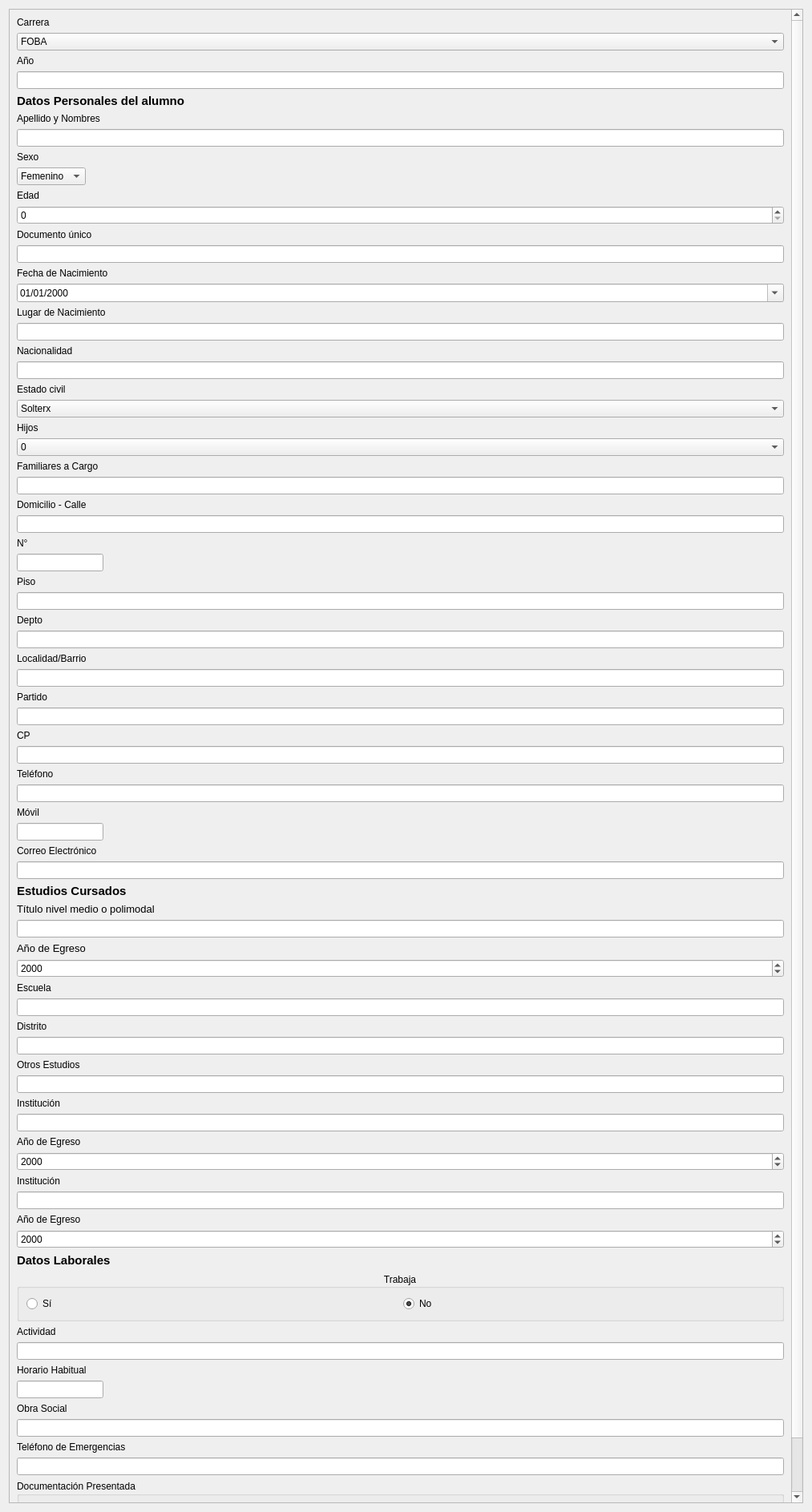
<?xml version="1.0" encoding="UTF-8"?>
<ui version="4.0">
 <class>Form</class>
 <widget class="QWidget" name="Form">
  <property name="geometry">
   <rect>
    <x>0</x>
    <y>0</y>
    <width>1013</width>
    <height>1887</height>
   </rect>
  </property>
  <property name="windowTitle">
   <string>Form</string>
  </property>
  <layout class="QGridLayout" name="gridLayout">
   <item row="0" column="0">
    <widget class="QScrollArea" name="scrollArea">
     <property name="widgetResizable">
      <bool>true</bool>
     </property>
     <widget class="QWidget" name="scrollAreaWidgetContents">
      <property name="geometry">
       <rect>
        <x>0</x>
        <y>0</y>
        <width>979</width>
        <height>1933</height>
       </rect>
      </property>
      <layout class="QGridLayout" name="gridLayout_2">
       <item row="1" column="0">
        <widget class="QComboBox" name="cBCarrera">
         <property name="sizePolicy">
          <sizepolicy hsizetype="Expanding" vsizetype="Fixed">
           <horstretch>0</horstretch>
           <verstretch>0</verstretch>
          </sizepolicy>
         </property>
         <item>
          <property name="text">
           <string>FOBA</string>
          </property>
         </item>
         <item>
          <property name="text">
           <string>Tecnicatura</string>
          </property>
         </item>
         <item>
          <property name="text">
           <string>Profesorado de Artes Plásticas</string>
          </property>
         </item>
         <item>
          <property name="text">
           <string>Cursos Extraprogramáticos</string>
          </property>
         </item>
        </widget>
       </item>
       <item row="2" column="0">
        <widget class="QLabel" name="label_2">
         <property name="text">
          <string>Año</string>
         </property>
         <property name="buddy">
          <cstring>lnCiclo</cstring>
         </property>
        </widget>
       </item>
       <item row="3" column="0">
        <widget class="QLineEdit" name="lnCiclo">
         <property name="sizePolicy">
          <sizepolicy hsizetype="Preferred" vsizetype="Fixed">
           <horstretch>0</horstretch>
           <verstretch>0</verstretch>
          </sizepolicy>
         </property>
         <property name="toolTip">
          <string>Año del Ciclo Lectivo</string>
         </property>
         <property name="inputMethodHints">
          <set>Qt::ImhExclusiveInputMask</set>
         </property>
         <property name="inputMask">
          <string>9999</string>
         </property>
         <property name="cursorPosition">
          <number>0</number>
         </property>
         <property name="cursorMoveStyle">
          <enum>Qt::VisualMoveStyle</enum>
         </property>
        </widget>
       </item>
       <item row="4" column="0">
        <widget class="QLabel" name="label_3">
         <property name="text">
          <string>&lt;html&gt;&lt;head/&gt;&lt;body&gt;&lt;p&gt;&lt;span style=&quot; font-size:11pt; font-weight:600;&quot;&gt;Datos Personales del alumno&lt;/span&gt;&lt;/p&gt;&lt;/body&gt;&lt;/html&gt;</string>
         </property>
        </widget>
       </item>
       <item row="6" column="0">
        <widget class="QLineEdit" name="lnNombre"/>
       </item>
       <item row="5" column="0">
        <widget class="QLabel" name="label_4">
         <property name="text">
          <string>Apellido y Nombres</string>
         </property>
         <property name="buddy">
          <cstring>lnNombre</cstring>
         </property>
        </widget>
       </item>
       <item row="7" column="0">
        <widget class="QLabel" name="label_5">
         <property name="text">
          <string>Sexo</string>
         </property>
         <property name="buddy">
          <cstring>cBSexo</cstring>
         </property>
        </widget>
       </item>
       <item row="8" column="0">
        <widget class="QComboBox" name="cBSexo">
         <property name="sizePolicy">
          <sizepolicy hsizetype="Maximum" vsizetype="Fixed">
           <horstretch>0</horstretch>
           <verstretch>0</verstretch>
          </sizepolicy>
         </property>
         <item>
          <property name="text">
           <string>Femenino</string>
          </property>
         </item>
         <item>
          <property name="text">
           <string>Masculino</string>
          </property>
         </item>
        </widget>
       </item>
       <item row="9" column="0">
        <widget class="QLabel" name="label_6">
         <property name="text">
          <string>Edad</string>
         </property>
         <property name="buddy">
          <cstring>sBEdad</cstring>
         </property>
        </widget>
       </item>
       <item row="10" column="0">
        <widget class="QSpinBox" name="sBEdad"/>
       </item>
       <item row="11" column="0">
        <widget class="QLabel" name="label_7">
         <property name="text">
          <string>Documento único</string>
         </property>
         <property name="buddy">
          <cstring>lnDni</cstring>
         </property>
        </widget>
       </item>
       <item row="12" column="0">
        <widget class="QLineEdit" name="lnDni"/>
       </item>
       <item row="13" column="0">
        <widget class="QLabel" name="label_8">
         <property name="text">
          <string>Fecha de Nacimiento</string>
         </property>
         <property name="buddy">
          <cstring>dENac</cstring>
         </property>
        </widget>
       </item>
       <item row="14" column="0">
        <widget class="QDateEdit" name="dENac">
         <property name="inputMethodHints">
          <set>Qt::ImhPreferNumbers</set>
         </property>
         <property name="wrapping">
          <bool>true</bool>
         </property>
         <property name="accelerated">
          <bool>true</bool>
         </property>
         <property name="displayFormat">
          <string>dd/MM/yyyy</string>
         </property>
         <property name="calendarPopup">
          <bool>true</bool>
         </property>
        </widget>
       </item>
       <item row="16" column="0">
        <widget class="QLineEdit" name="lnLugar"/>
       </item>
       <item row="15" column="0">
        <widget class="QLabel" name="label_9">
         <property name="text">
          <string>Lugar de Nacimiento</string>
         </property>
         <property name="buddy">
          <cstring>lnLugar</cstring>
         </property>
        </widget>
       </item>
       <item row="18" column="0">
        <widget class="QLineEdit" name="lnNac">
         <property name="inputMethodHints">
          <set>Qt::ImhNone</set>
         </property>
        </widget>
       </item>
       <item row="17" column="0">
        <widget class="QLabel" name="label_38">
         <property name="text">
          <string>Nacionalidad</string>
         </property>
         <property name="buddy">
          <cstring>lnNac</cstring>
         </property>
        </widget>
       </item>
       <item row="19" column="0">
        <widget class="QLabel" name="label_10">
         <property name="text">
          <string>Estado civil</string>
         </property>
         <property name="buddy">
          <cstring>cBCivil</cstring>
         </property>
        </widget>
       </item>
       <item row="20" column="0">
        <widget class="QComboBox" name="cBCivil">
         <item>
          <property name="text">
           <string>Solterx</string>
          </property>
         </item>
         <item>
          <property name="text">
           <string>Casadx</string>
          </property>
         </item>
         <item>
          <property name="text">
           <string>Divorciadx</string>
          </property>
         </item>
         <item>
          <property name="text">
           <string>En Convivencia</string>
          </property>
         </item>
        </widget>
       </item>
       <item row="21" column="0">
        <widget class="QLabel" name="label_11">
         <property name="text">
          <string>Hijos</string>
         </property>
         <property name="buddy">
          <cstring>cBHijos</cstring>
         </property>
        </widget>
       </item>
       <item row="24" column="0">
        <widget class="QLineEdit" name="lnFamiliar"/>
       </item>
       <item row="22" column="0">
        <widget class="QComboBox" name="cBHijos">
         <item>
          <property name="text">
           <string>0</string>
          </property>
         </item>
         <item>
          <property name="text">
           <string>1</string>
          </property>
         </item>
         <item>
          <property name="text">
           <string>2</string>
          </property>
         </item>
         <item>
          <property name="text">
           <string>3</string>
          </property>
         </item>
         <item>
          <property name="text">
           <string>4</string>
          </property>
         </item>
         <item>
          <property name="text">
           <string>5</string>
          </property>
         </item>
         <item>
          <property name="text">
           <string>6</string>
          </property>
         </item>
         <item>
          <property name="text">
           <string>7</string>
          </property>
         </item>
         <item>
          <property name="text">
           <string>8</string>
          </property>
         </item>
         <item>
          <property name="text">
           <string>9</string>
          </property>
         </item>
         <item>
          <property name="text">
           <string>10</string>
          </property>
         </item>
        </widget>
       </item>
       <item row="23" column="0">
        <widget class="QLabel" name="label_12">
         <property name="text">
          <string>Familiares a Cargo</string>
         </property>
         <property name="buddy">
          <cstring>lnFamiliar</cstring>
         </property>
        </widget>
       </item>
       <item row="26" column="0">
        <widget class="QLineEdit" name="lnCalle"/>
       </item>
       <item row="25" column="0">
        <widget class="QLabel" name="label_13">
         <property name="text">
          <string>Domicilio - Calle</string>
         </property>
         <property name="buddy">
          <cstring>lnCalle</cstring>
         </property>
        </widget>
       </item>
       <item row="28" column="0">
        <widget class="QLineEdit" name="lnNum">
         <property name="sizePolicy">
          <sizepolicy hsizetype="Fixed" vsizetype="Fixed">
           <horstretch>0</horstretch>
           <verstretch>0</verstretch>
          </sizepolicy>
         </property>
        </widget>
       </item>
       <item row="27" column="0">
        <widget class="QLabel" name="label_14">
         <property name="text">
          <string>N°</string>
         </property>
         <property name="buddy">
          <cstring>lnNum</cstring>
         </property>
        </widget>
       </item>
       <item row="61" column="0">
        <widget class="QLineEdit" name="lnInsti2"/>
       </item>
       <item row="30" column="0">
        <widget class="QLineEdit" name="lnPiso">
         <property name="sizePolicy">
          <sizepolicy hsizetype="Minimum" vsizetype="Fixed">
           <horstretch>0</horstretch>
           <verstretch>0</verstretch>
          </sizepolicy>
         </property>
        </widget>
       </item>
       <item row="29" column="0">
        <widget class="QLabel" name="label_15">
         <property name="text">
          <string>Piso</string>
         </property>
         <property name="buddy">
          <cstring>lnPiso</cstring>
         </property>
        </widget>
       </item>
       <item row="32" column="0">
        <widget class="QLineEdit" name="lnDepto">
         <property name="sizePolicy">
          <sizepolicy hsizetype="Minimum" vsizetype="Fixed">
           <horstretch>0</horstretch>
           <verstretch>0</verstretch>
          </sizepolicy>
         </property>
        </widget>
       </item>
       <item row="31" column="0">
        <widget class="QLabel" name="label_16">
         <property name="text">
          <string>Depto</string>
         </property>
         <property name="buddy">
          <cstring>lnDepto</cstring>
         </property>
        </widget>
       </item>
       <item row="34" column="0">
        <widget class="QLineEdit" name="lnLocal"/>
       </item>
       <item row="33" column="0">
        <widget class="QLabel" name="label_17">
         <property name="text">
          <string>Localidad/Barrio</string>
         </property>
         <property name="buddy">
          <cstring>lnLocal</cstring>
         </property>
        </widget>
       </item>
       <item row="36" column="0">
        <widget class="QLineEdit" name="lnPartido"/>
       </item>
       <item row="35" column="0">
        <widget class="QLabel" name="label_18">
         <property name="text">
          <string>Partido</string>
         </property>
         <property name="buddy">
          <cstring>lnPartido</cstring>
         </property>
        </widget>
       </item>
       <item row="38" column="0">
        <widget class="QLineEdit" name="lnCP">
         <property name="sizePolicy">
          <sizepolicy hsizetype="Preferred" vsizetype="Fixed">
           <horstretch>0</horstretch>
           <verstretch>0</verstretch>
          </sizepolicy>
         </property>
        </widget>
       </item>
       <item row="37" column="0">
        <widget class="QLabel" name="label_19">
         <property name="text">
          <string>CP</string>
         </property>
         <property name="buddy">
          <cstring>lnCP</cstring>
         </property>
        </widget>
       </item>
       <item row="40" column="0">
        <widget class="QLineEdit" name="lnTel">
         <property name="sizePolicy">
          <sizepolicy hsizetype="Preferred" vsizetype="Fixed">
           <horstretch>0</horstretch>
           <verstretch>0</verstretch>
          </sizepolicy>
         </property>
        </widget>
       </item>
       <item row="39" column="0">
        <widget class="QLabel" name="label_20">
         <property name="text">
          <string>Teléfono</string>
         </property>
         <property name="buddy">
          <cstring>lnTel</cstring>
         </property>
        </widget>
       </item>
       <item row="42" column="0">
        <widget class="QLineEdit" name="lnMov">
         <property name="sizePolicy">
          <sizepolicy hsizetype="Maximum" vsizetype="Fixed">
           <horstretch>0</horstretch>
           <verstretch>0</verstretch>
          </sizepolicy>
         </property>
        </widget>
       </item>
       <item row="41" column="0">
        <widget class="QLabel" name="label_21">
         <property name="text">
          <string>Móvil</string>
         </property>
         <property name="buddy">
          <cstring>lnMov</cstring>
         </property>
        </widget>
       </item>
       <item row="44" column="0">
        <widget class="QLineEdit" name="lnMail">
         <property name="sizePolicy">
          <sizepolicy hsizetype="Expanding" vsizetype="Fixed">
           <horstretch>100</horstretch>
           <verstretch>0</verstretch>
          </sizepolicy>
         </property>
        </widget>
       </item>
       <item row="43" column="0">
        <widget class="QLabel" name="label_22">
         <property name="text">
          <string>Correo Electrónico</string>
         </property>
         <property name="buddy">
          <cstring>lnMail</cstring>
         </property>
        </widget>
       </item>
       <item row="47" column="0">
        <widget class="QLineEdit" name="lntitulo"/>
       </item>
       <item row="45" column="0">
        <widget class="QLabel" name="label_33">
         <property name="text">
          <string>&lt;html&gt;&lt;head/&gt;&lt;body&gt;&lt;p&gt;&lt;span style=&quot; font-size:11pt; font-weight:600;&quot;&gt;Estudios Cursados&lt;/span&gt;&lt;/p&gt;&lt;/body&gt;&lt;/html&gt;</string>
         </property>
        </widget>
       </item>
       <item row="46" column="0">
        <widget class="QLabel" name="label_24">
         <property name="text">
          <string>&lt;html&gt;&lt;head/&gt;&lt;body&gt;&lt;p&gt;&lt;span style=&quot; font-size:10pt;&quot;&gt;Título nivel medio o polimodal&lt;/span&gt;&lt;/p&gt;&lt;/body&gt;&lt;/html&gt;</string>
         </property>
         <property name="buddy">
          <cstring>lntitulo</cstring>
         </property>
        </widget>
       </item>
       <item row="49" column="0">
        <widget class="QDateEdit" name="dEEgr">
         <property name="currentSection">
          <enum>QDateTimeEdit::YearSection</enum>
         </property>
         <property name="displayFormat">
          <string>yyyy</string>
         </property>
         <property name="calendarPopup">
          <bool>false</bool>
         </property>
        </widget>
       </item>
       <item row="48" column="0">
        <widget class="QLabel" name="label_26">
         <property name="text">
          <string>&lt;html&gt;&lt;head/&gt;&lt;body&gt;&lt;p&gt;&lt;span style=&quot; font-size:10pt;&quot;&gt;Año de Egreso&lt;/span&gt;&lt;/p&gt;&lt;/body&gt;&lt;/html&gt;</string>
         </property>
        </widget>
       </item>
       <item row="0" column="0">
        <widget class="QLabel" name="label">
         <property name="text">
          <string>Carrera</string>
         </property>
         <property name="buddy">
          <cstring>cBCarrera</cstring>
         </property>
        </widget>
       </item>
       <item row="51" column="0">
        <widget class="QLineEdit" name="lnEscuela">
         <property name="sizePolicy">
          <sizepolicy hsizetype="Expanding" vsizetype="Fixed">
           <horstretch>0</horstretch>
           <verstretch>0</verstretch>
          </sizepolicy>
         </property>
        </widget>
       </item>
       <item row="50" column="0">
        <widget class="QLabel" name="label_27">
         <property name="text">
          <string>Escuela</string>
         </property>
         <property name="buddy">
          <cstring>lnEscuela</cstring>
         </property>
        </widget>
       </item>
       <item row="53" column="0">
        <widget class="QLineEdit" name="lnDistrito">
         <property name="sizePolicy">
          <sizepolicy hsizetype="Expanding" vsizetype="Fixed">
           <horstretch>0</horstretch>
           <verstretch>0</verstretch>
          </sizepolicy>
         </property>
        </widget>
       </item>
       <item row="52" column="0">
        <widget class="QLabel" name="label_25">
         <property name="text">
          <string>Distrito</string>
         </property>
         <property name="buddy">
          <cstring>lnDistrito</cstring>
         </property>
        </widget>
       </item>
       <item row="55" column="0">
        <widget class="QLineEdit" name="lnOtros"/>
       </item>
       <item row="54" column="0">
        <widget class="QLabel" name="label_28">
         <property name="text">
          <string>Otros Estudios</string>
         </property>
         <property name="buddy">
          <cstring>lnOtros</cstring>
         </property>
        </widget>
       </item>
       <item row="57" column="0">
        <widget class="QLineEdit" name="lnInsti1"/>
       </item>
       <item row="56" column="0">
        <widget class="QLabel" name="label_29">
         <property name="text">
          <string>Institución</string>
         </property>
         <property name="buddy">
          <cstring>lnInsti1</cstring>
         </property>
        </widget>
       </item>
       <item row="58" column="0">
        <widget class="QLabel" name="label_31">
         <property name="text">
          <string>Año de Egreso</string>
         </property>
         <property name="buddy">
          <cstring>dEEgr_2</cstring>
         </property>
        </widget>
       </item>
       <item row="59" column="0">
        <widget class="QDateEdit" name="dEEgr_2">
         <property name="currentSection">
          <enum>QDateTimeEdit::YearSection</enum>
         </property>
         <property name="displayFormat">
          <string>yyyy</string>
         </property>
         <property name="calendarPopup">
          <bool>false</bool>
         </property>
        </widget>
       </item>
       <item row="60" column="0">
        <widget class="QLabel" name="label_30">
         <property name="text">
          <string>Institución</string>
         </property>
         <property name="buddy">
          <cstring>lnInsti2</cstring>
         </property>
        </widget>
       </item>
       <item row="63" column="0">
        <widget class="QDateEdit" name="dEEgr_3">
         <property name="currentSection">
          <enum>QDateTimeEdit::YearSection</enum>
         </property>
         <property name="displayFormat">
          <string>yyyy</string>
         </property>
         <property name="calendarPopup">
          <bool>false</bool>
         </property>
        </widget>
       </item>
       <item row="62" column="0">
        <widget class="QLabel" name="label_32">
         <property name="text">
          <string>Año de Egreso</string>
         </property>
         <property name="buddy">
          <cstring>dEEgr_3</cstring>
         </property>
        </widget>
       </item>
       <item row="66" column="0">
        <widget class="QLabel" name="label_23">
         <property name="enabled">
          <bool>true</bool>
         </property>
         <property name="text">
          <string>Actividad</string>
         </property>
         <property name="buddy">
          <cstring>lnAct</cstring>
         </property>
        </widget>
       </item>
       <item row="68" column="0">
        <widget class="QLineEdit" name="lnAct">
         <property name="enabled">
          <bool>true</bool>
         </property>
        </widget>
       </item>
       <item row="64" column="0">
        <widget class="QLabel" name="label_34">
         <property name="text">
          <string>&lt;html&gt;&lt;head/&gt;&lt;body&gt;&lt;p&gt;&lt;span style=&quot; font-size:11pt; font-weight:600;&quot;&gt;Datos Laborales&lt;/span&gt;&lt;/p&gt;&lt;/body&gt;&lt;/html&gt;</string>
         </property>
        </widget>
       </item>
       <item row="69" column="0">
        <widget class="QLabel" name="label_35">
         <property name="enabled">
          <bool>true</bool>
         </property>
         <property name="text">
          <string>Horario Habitual</string>
         </property>
         <property name="buddy">
          <cstring>lnHorario</cstring>
         </property>
        </widget>
       </item>
       <item row="70" column="0">
        <widget class="QLineEdit" name="lnHorario">
         <property name="enabled">
          <bool>true</bool>
         </property>
         <property name="sizePolicy">
          <sizepolicy hsizetype="Maximum" vsizetype="Fixed">
           <horstretch>0</horstretch>
           <verstretch>0</verstretch>
          </sizepolicy>
         </property>
         <property name="maximumSize">
          <size>
           <width>16777215</width>
           <height>16777215</height>
          </size>
         </property>
        </widget>
       </item>
       <item row="72" column="0">
        <widget class="QLabel" name="label_36">
         <property name="enabled">
          <bool>true</bool>
         </property>
         <property name="text">
          <string>Obra Social</string>
         </property>
         <property name="buddy">
          <cstring>lnOS</cstring>
         </property>
        </widget>
       </item>
       <item row="73" column="0">
        <widget class="QLineEdit" name="lnOS">
         <property name="enabled">
          <bool>true</bool>
         </property>
        </widget>
       </item>
       <item row="74" column="0">
        <widget class="QLabel" name="label_37">
         <property name="enabled">
          <bool>true</bool>
         </property>
         <property name="text">
          <string>Teléfono de Emergencias</string>
         </property>
         <property name="buddy">
          <cstring>lnTelEmer</cstring>
         </property>
        </widget>
       </item>
       <item row="75" column="0">
        <widget class="QLineEdit" name="lnTelEmer">
         <property name="enabled">
          <bool>true</bool>
         </property>
         <property name="sizePolicy">
          <sizepolicy hsizetype="Preferred" vsizetype="Fixed">
           <horstretch>0</horstretch>
           <verstretch>0</verstretch>
          </sizepolicy>
         </property>
        </widget>
       </item>
       <item row="76" column="0">
        <widget class="QGroupBox" name="gBDocs">
         <property name="title">
          <string>Documentación Presentada</string>
         </property>
         <layout class="QHBoxLayout" name="horizontalLayout_3">
          <item>
           <widget class="QCheckBox" name="cBDni">
            <property name="text">
             <string>Fotocpoia DNI</string>
            </property>
           </widget>
          </item>
          <item>
           <widget class="QCheckBox" name="cBTit">
            <property name="text">
             <string>Fotocopia Título Secundario/Polimodal</string>
            </property>
           </widget>
          </item>
          <item>
           <widget class="QCheckBox" name="cBReg">
            <property name="text">
             <string>Número de registro</string>
            </property>
           </widget>
          </item>
          <item>
           <widget class="QCheckBox" name="cBCert">
            <property name="text">
             <string>Certificado Médico</string>
            </property>
           </widget>
          </item>
          <item>
           <widget class="QCheckBox" name="cBFoto">
            <property name="sizePolicy">
             <sizepolicy hsizetype="Maximum" vsizetype="Expanding">
              <horstretch>0</horstretch>
              <verstretch>0</verstretch>
             </sizepolicy>
            </property>
            <property name="text">
             <string>Fotos</string>
            </property>
           </widget>
          </item>
         </layout>
        </widget>
       </item>
       <item row="77" column="0">
        <widget class="QSplitter" name="splitter">
         <property name="orientation">
          <enum>Qt::Horizontal</enum>
         </property>
         <widget class="QPushButton" name="BtnOk">
          <property name="text">
           <string>&amp;Siguiente &gt;&gt;</string>
          </property>
         </widget>
         <widget class="QPushButton" name="BtnCancel">
          <property name="text">
           <string>&amp;Limpiar</string>
          </property>
         </widget>
        </widget>
       </item>
       <item row="65" column="0">
        <widget class="QGroupBox" name="gBoxTrab">
         <property name="enabled">
          <bool>true</bool>
         </property>
         <property name="layoutDirection">
          <enum>Qt::LeftToRight</enum>
         </property>
         <property name="title">
          <string>Trabaja</string>
         </property>
         <property name="alignment">
          <set>Qt::AlignCenter</set>
         </property>
         <layout class="QHBoxLayout" name="horizontalLayout_2">
          <item>
           <widget class="QRadioButton" name="rBtnSi">
            <property name="text">
             <string>Sí</string>
            </property>
           </widget>
          </item>
          <item>
           <widget class="QRadioButton" name="rBtnNo">
            <property name="text">
             <string>No</string>
            </property>
            <property name="checked">
             <bool>true</bool>
            </property>
           </widget>
          </item>
         </layout>
        </widget>
       </item>
      </layout>
     </widget>
    </widget>
   </item>
  </layout>
 </widget>
 <tabstops>
  <tabstop>scrollArea</tabstop>
  <tabstop>cBCarrera</tabstop>
  <tabstop>lnCiclo</tabstop>
  <tabstop>lnNombre</tabstop>
  <tabstop>cBSexo</tabstop>
  <tabstop>sBEdad</tabstop>
  <tabstop>lnDni</tabstop>
  <tabstop>dENac</tabstop>
  <tabstop>lnLugar</tabstop>
  <tabstop>lnNac</tabstop>
  <tabstop>cBCivil</tabstop>
  <tabstop>cBHijos</tabstop>
  <tabstop>lnFamiliar</tabstop>
  <tabstop>lnCalle</tabstop>
  <tabstop>lnNum</tabstop>
  <tabstop>lnPiso</tabstop>
  <tabstop>lnDepto</tabstop>
  <tabstop>lnLocal</tabstop>
  <tabstop>lnPartido</tabstop>
  <tabstop>lnCP</tabstop>
  <tabstop>lnTel</tabstop>
  <tabstop>lnMov</tabstop>
  <tabstop>lnMail</tabstop>
  <tabstop>lntitulo</tabstop>
  <tabstop>dEEgr</tabstop>
  <tabstop>lnEscuela</tabstop>
  <tabstop>lnDistrito</tabstop>
  <tabstop>lnOtros</tabstop>
  <tabstop>lnInsti1</tabstop>
  <tabstop>dEEgr_2</tabstop>
  <tabstop>lnInsti2</tabstop>
  <tabstop>dEEgr_3</tabstop>
  <tabstop>rBtnSi</tabstop>
  <tabstop>rBtnNo</tabstop>
  <tabstop>lnAct</tabstop>
  <tabstop>lnHorario</tabstop>
  <tabstop>lnOS</tabstop>
  <tabstop>lnTelEmer</tabstop>
  <tabstop>cBDni</tabstop>
  <tabstop>cBTit</tabstop>
  <tabstop>cBReg</tabstop>
  <tabstop>cBCert</tabstop>
  <tabstop>cBFoto</tabstop>
  <tabstop>BtnOk</tabstop>
  <tabstop>BtnCancel</tabstop>
 </tabstops>
 <resources/>
 <connections/>
</ui>
